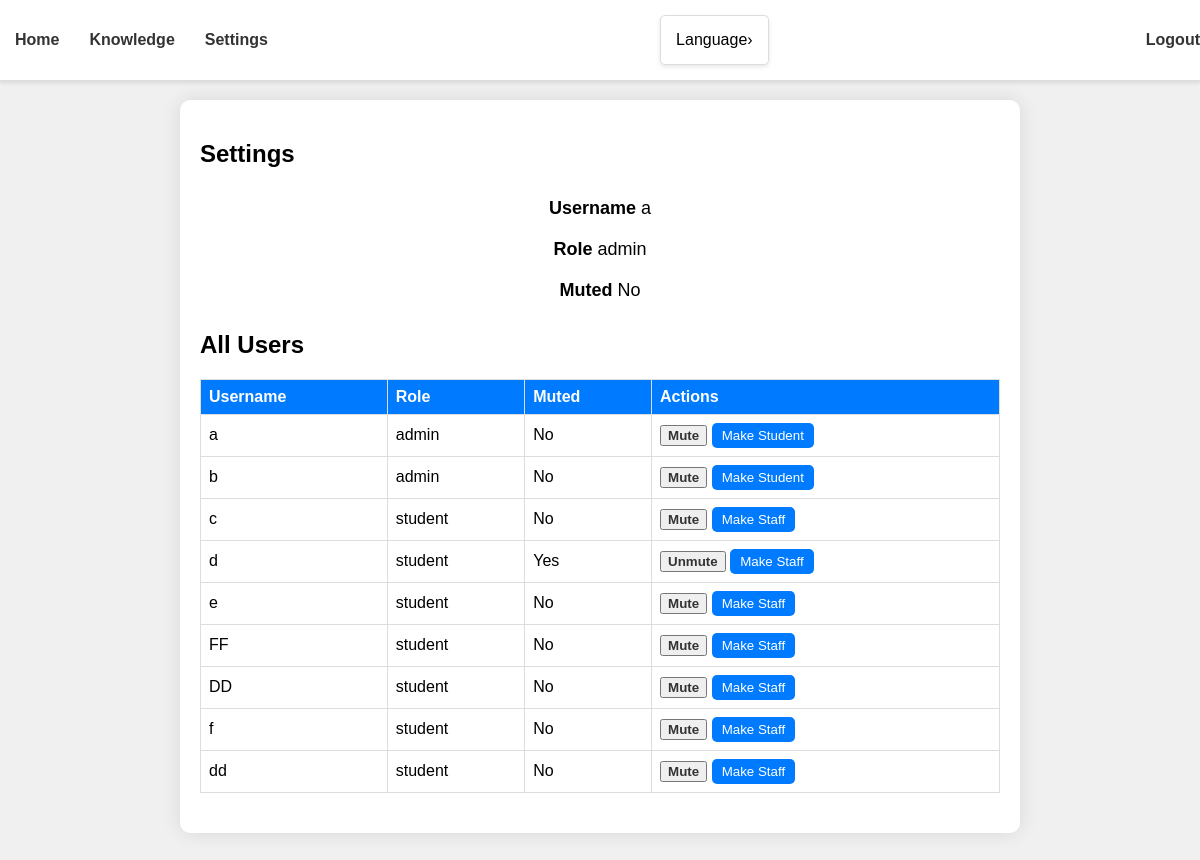
Screenshot of /settings (signed in) with the database file from the repository.
### models.py (models this page shows)
class Base(DeclarativeBase):
    pass

class User(Base):
    __tablename__ = "user"
    username: Mapped[str] = mapped_column(String, primary_key=True)
    password: Mapped[str] = mapped_column(String)
    role: Mapped[str] = mapped_column(String, nullable=False, default='student')
    is_muted: Mapped[bool] = mapped_column(Boolean, nullable=False, default=False)
    __table_args__ = (
        CheckConstraint(role.in_(['staff', 'student', 'admin']), name='role_check'),
    )

### app.py (the view)
@app.route("/settings", methods=["GET"])
def settings():
    if 'username' not in session:
        abort(403)
    username = session['username']
    user = db.get_user(username)
    if user:
        if user.role in ['admin', 'staff']:
            all_users = db.get_all_users()
        else:
            all_users = []
        return render_template('settings.jinja', user=user, username=username, all_users=all_users)
    else:
        return "Error: User not found", 404

### db.py (called while the page is built)
def get_user(username: str):
    with Session(engine) as session:
        return session.get(User, username)

def get_all_users():
    with Session(engine) as session:
        return session.query(User).all()

### templates/settings.jinja (shortened to what this page needs)
{% extends 'base.jinja' %}
{% block content %}
<main>
    <div class="settings-container">
        <h2 data-i18n="settings">Settings</h2>
        <div class="user-info">
            <p><strong data-i18n="username">Username:</strong> {{ user.username }}</p>
            <p><strong data-i18n="role">Role:</strong> {{ user.role }}</p>
            <p><strong data-i18n="muted">Muted:</strong> {{ 'Yes' if user.is_muted else 'No' }}</p>
        </div>
        {% if user.role in ['admin', 'staff'] %}
        <h2 data-i18n="all_users">All Users</h2>
        <table>
            <thead>
                <tr>
                    <th data-i18n="username">Username</th>
                    <th data-i18n="role">Role</th>
                    <th data-i18n="muted">Muted</th>
                    <th data-i18n="actions">Actions</th>
                </tr>
            </thead>
            <tbody>
                {% for u in all_users %}
                <tr>
                    <td>{{ u.username }}</td>
                    <td>{{ u.role }}</td>
                    <td>{{ 'Yes' if u.is_muted else 'No' }}</td>
                    <td>
                        {% if user.role == 'admin' or (user.role == 'staff' and u.role == 'student') %}
                        <button class="btn" onclick="toggleMute('{{ u.username }}', {{ 'false' if u.is_muted else 'true' }})" data-i18n="{{ 'unmute' if u.is_muted else 'mute' }}">
                            {{ 'Unmute' if u.is_muted else 'Mute' }}
                        </button>
                        {% endif %}
                        {% if user.role == 'admin' %}
                        <button class="role-btn" onclick="toggleRole('{{ u.username }}', '{{ 'staff' if u.role == 'student' else 'student' }}')" data-i18n="{{ 'make_staff' if u.role == 'student' else 'make_student' }}">
                            {{ 'Make Staff' if u.role == 'student' else 'Make Student' }}
                        </button>
                        {% endif %}
                    </td>
                </tr>
                {% endfor %}
            </tbody>
        </table>
        {% endif %}
    </div>
</main>
{% endblock %}

### templates/base.jinja (shortened to what this page needs)
<!DOCTYPE html>
<html>
<head>
</head>
<body>
    <nav>
        <div class="nav-links">
            <a href="/home?username={{ username }}" class="nav-link" data-i18n="home">Home</a>
            <a href="/knowledge" class="nav-link" data-i18n="knowledge">Knowledge</a>
            <a href="/settings" class="nav-link" data-i18n="settings">Settings</a>
        </div>
        <div class="language-selector">
            <div class="tab" onclick="toggleLanguageSelector()">
                <span data-i18n="language">Language</span> <span class="arrow">›</span>
            </div>
        </div>
        <div class="user-info">
            <ol style="list-style: none; padding: 0;">
                <li>
                    <a href="javascript:void(0)" onclick="logoutAndClearStorage()" class="btn" data-i18n="logout">Logout</a>
                </li>
            </ol>
        </div>
    </nav>
    <div style="margin-top: 60px;">
        {% block content %} {% endblock %}
    </div>
</body>
</html>

### templates/base.jinja (style rules this page uses)
nav { width: 100%; border-bottom: 1px solid #ddd; padding: 10px 0; background-color: #fff; display: flex; justify-content: space-between; align-items: center; box-shadow: 0 2px 4px rgba(0, 0, 0, 0.1); position: fixed; top: 0; left: 0; z-index: 1000; height: 60px; }
.nav-link { padding: 10px 15px; color: #333; text-decoration: none; font-weight: bold; transition: background-color 0.3s ease; }
.nav-links, .user-info { display: flex; align-items: center; }
.btn { color: #333; font-weight: bold; text-decoration: none; cursor: pointer; }
.language-selector { padding: 0px; border: 0px solid #ddd; border-radius: 5px; background-color: #fff; cursor: pointer; }
.tab { padding: 15px; cursor: pointer; transition: background-color 0.3s ease; border: 1px solid #ddd; border-radius: 5px; background-color: #fff; box-shadow: 0 2px 4px rgba(0, 0, 0, 0.1); display: flex; justify-content: space-between; align-items: center; }

### templates/settings.jinja (style rules this page uses)
body { font-family: 'Arial', sans-serif; background: #f0f0f0; margin: 0; padding: 0; height: 100vh; }
.settings-container { padding: 20px; background-color: white; border-radius: 10px; box-shadow: 0 0 20px rgba(0, 0, 0, 0.1); max-width: 800px; width: 100%; margin: 100px auto; }
.user-info { display: flex; flex-direction: column; }
.user-info p { font-size: 18px; margin: 10px 0; }
table { width: 100%; border-collapse: collapse; margin: 20px 0; }
table, th, td { border: 1px solid #ddd; }
th, td { padding: 8px; text-align: left; }
th { background-color: #007bff; color: white; }
.role-btn { padding: 5px 10px; color: white; background-color: #007bff; border: none; border-radius: 5px; cursor: pointer; margin-right: 5px; }

### rows the page displays
User: username "a", role "admin", is_muted "No", is_muted "Mute", role "Make Student"
User: username "b", role "admin", is_muted "No", is_muted "Mute", role "Make Student"
User: username "c", role "student", is_muted "No", is_muted "Mute", role "Make Staff"
User: username "d", role "student", is_muted "Yes", is_muted "Unmute", role "Make Staff"
User: username "e", role "student", is_muted "No", is_muted "Mute", role "Make Staff"
User: username "FF", role "student", is_muted "No", is_muted "Mute", role "Make Staff"
User: username "DD", role "student", is_muted "No", is_muted "Mute", role "Make Staff"
User: username "f", role "student", is_muted "No", is_muted "Mute", role "Make Staff"
User: username "dd", role "student", is_muted "No", is_muted "Mute", role "Make Staff"
